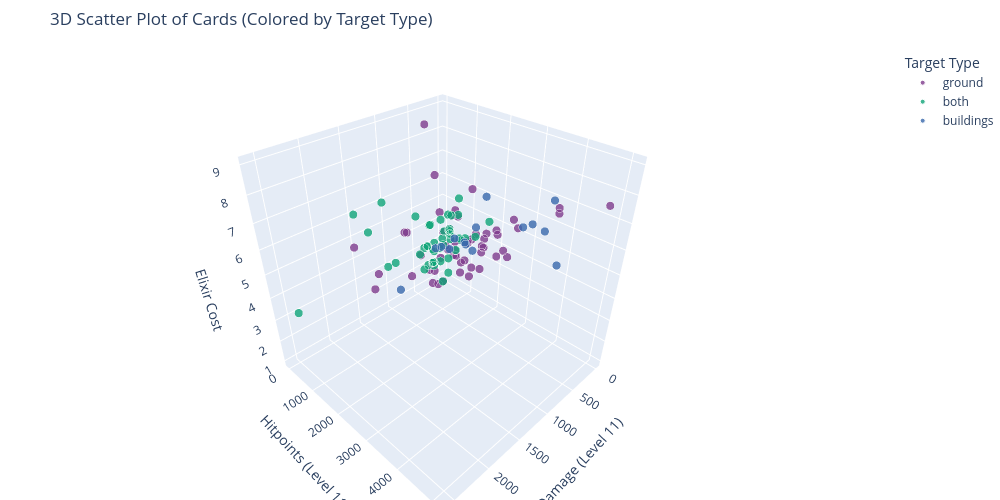

This figure's notebook cell:
### Markdown cell above
## Examine Card Data

### Code cell
# Interactive 3D scatterplot of numerical data, color-coded by its target type. Can toggle which datapoints to view by their target type via clicking on the legend.
fig = px.scatter_3d(
    cards_df,
    x='damage11',
    y='hitpoints11',
    z='elixirCost',
    color='targets',
    hover_name='name',
    hover_data=[
        'type',
        'rarity',
        'elixirCost',
    ],
    labels={
        'elixirCost': 'Elixir Cost',
        'damage11': 'Damage (Level 11)',
        'hitpoints11': 'Hitpoints (Level 11)',
        'targets': 'Target Type',
    },
    title='3D Scatter Plot of Cards (Colored by Target Type)',
    color_discrete_sequence=px.colors.qualitative.Bold,
)

fig.update_traces(
    marker=dict(
        size=5,
        opacity=0.8,
        line=dict(
            width=1, color='white'
        )
    )
)

fig.update_layout(margin=dict(l=0, r=0, b=0, t=50), width=1000, height=500)
#fig.write_html('./graphs/3d_scatter_plot_of_cards.html')
fig.show()

# all cards appear to be above the z=x+y plane

### Figure 1 — Plotly figure (JSON) as saved in the notebook; plotly's stock layout.template omitted (floating-point values rounded to 4 significant figures)
{"data": [{"customdata": [["troop", "common"], ["troop", "common"], ["troop", "epic"], ["troop", "common"], ["troop", "epic"], ["troop", "common"], ["troop", "rare"], ["troop", "epic"], ["troop", "common"], ["troop", "epic"], ["troop", "rare"], ["troop", "epic"], ["troop", "epic"], ["troop", "rare"], ["troop", "common"], ["troop", "common"], ["troop", "legendary"], ["troop", "legendary"], ["troop", "epic"], ["troop", "rare"], ["troop", "common"], ["troop", "common"], ["troop", "legendary"], ["troop", "common"], ["troop", "legendary"], ["troop", "rare"], ["troop", "common"], ["troop", "legendary"], ["troop", "rare"], ["troop", "legendary"], ["troop", "champion"], ["troop", "rare"], ["troop", "rare"], ["troop", "champion"], ["troop", "champion"], ["troop", "champion"], ["troop", "champion"], ["troop", "legendary"], ["troop", "common"], ["troop", "epic"], ["troop", "champion"], ["troop", "rare"], ["troop", "legendary"], ["troop", "rare"], ["troop", "champion"], ["troop", "epic"], ["troop", "common"], ["troop", "champion"], ["building", "common"], ["building", "rare"], ["building", "rare"], ["building", "rare"], ["building", "rare"], ["building", "rare"], ["building", "rare"], ["building", "epic"]], "hovertemplate": "<b>%{hovertext}</b><br><br>Target Type=ground<br>Damage (Level 11)=%{x}<br>Hitpoints (Level 11)=%{y}<br>Elixir Cost=%{z}<br>type=%{customdata[0]}<br>rarity=%{customdata[1]}<extra></extra>", "hovertext": ["Knight", "Goblins", "P.E.K.K.A", "Barbarians", "Golem", "Skeletons", "Valkyrie", "Skeleton Army", "Bomber", "Prince", "Mini P.E.K.K.A", "Guards", "Dark Prince", "Three Musketeers", "Ice Spirit", "Fire Spirit", "Miner", "Sparky", "Bowler", "Ice Golem", "Goblin Gang", "Elite Barbarians", "Bandit", "Royal Recruits", "Royal Ghost", "Zappies", "Rascals", "Mega Knight", "Royal Hogs", "Fisherman", "Mighty Miner", "Elixir Golem", "Battle Healer", "Skeleton King", "Archer Queen", "Golden Knight", "Monk", "Mother Witch", "Electro Spirit", "Electro Giant", "Little Prince", "Goblin Demolisher", "Goblin Machine", "Suspicious Bush", "Goblinstein", "Rune Giant", "Berserker", "Boss Bandit", "Cannon", "Goblin Hut", "Bomb Tower", "Barbarian Hut", "Elixir Collector", "Tombstone", "Goblin Cage", "Goblin Drill"], "legendgroup": "ground", "marker": {"color": "rgb(127, 60, 141)", "line": {"color": "white", "width": 1}, "opacity": 0.8, "size": 5, "symbol": "circle"}, "mode": "markers", "name": "ground", "scene": "scene", "showlegend": true, "type": "scatter3d", "x": [202.0, 360.0, 816.0, 960.0, 312.0, 243.0, 267.0, 1215.0, 327.0, 392.0, 720.0, 108.0, 1240.0, 654.0, 110.0, 207.0, 193.0, 1331.0, 288.0, 84.0, 522.0, 726.0, 193.0, 532.0, 261.0, 252.0, 399.0, 268.0, 268.0, 193.0, 40.0, 254.0, 148.0, 204.0, 225.0, 161.0, 140.0, 133.0, 99.0, 163.0, 104.0, 186.0, 212.0, 256.0, 128.0, 120.0, 102.0, 245.0, 202.0, 517.0, 222.0, 1920.0, 0.0, 1458.0, 318.0, 120.0], "y": [1766.0, 202.0, 3760.0, 670.0, 5120.0, 81.0, 1907.0, 81.0, 332.0, 1920.0, 1361.0, 337.0, 1440.0, 721.0, 230.0, 230.0, 1210.0, 1451.0, 2081.0, 1198.0, 202.0, 1341.0, 906.0, 787.0, 1210.0, 529.0, 2201.0, 3993.0, 837.0, 870.0, 2250.0, 1569.0, 1717.0, 2298.0, 1000.0, 1799.0, 2150.0, 529.0, 230.0, 3855.0, 698.0, 1300.0, 2304.0, 81.0, 721.0, 2508.0, 896.0, 2803.0, 824.0, 1228.0, 1356.0, 1164.0, 1070.0, 529.0, 1080.0, 1313.0], "z": [3.0, 2.0, 7.0, 5.0, 8.0, 1.0, 4.0, 3.0, 2.0, 5.0, 4.0, 3.0, 4.0, 9.0, 1.0, 1.0, 3.0, 6.0, 5.0, 2.0, 3.0, 6.0, 3.0, 7.0, 3.0, 4.0, 5.0, 7.0, 5.0, 3.0, 4.0, 3.0, 4.0, 4.0, 5.0, 4.0, 5.0, 4.0, 1.0, 7.0, 3.0, 4.0, 5.0, 2.0, 5.0, 4.0, 2.0, 6.0, 3.0, 4.0, 4.0, 6.0, 6.0, 3.0, 4.0, 4.0]}, {"customdata": [["troop", "common"], ["troop", "common"], ["troop", "epic"], ["troop", "rare"], ["troop", "epic"], ["troop", "rare"], ["troop", "common"], ["troop", "common"], ["troop", "legendary"], ["troop", "legendary"], ["troop", "legendary"], ["troop", "rare"], ["troop", "rare"], ["troop", "legendary"], ["troop", "epic"], ["troop", "epic"], ["troop", "legendary"], ["troop", "common"], ["troop", "rare"], ["troop", "legendary"], ["troop", "epic"], ["troop", "common"], ["troop", "common"], ["troop", "legendary"], ["building", "rare"], ["building", "common"], ["troop", "rare"], ["spell", "rare"], ["spell", "common"], ["spell", "epic"], ["spell", "rare"], ["spell", "epic"], ["spell", "epic"], ["spell", "epic"], ["spell", "common"], ["spell", "epic"], ["spell", "legendary"], ["spell", "legendary"], ["spell", "epic"], ["spell", "epic"], ["spell", "rare"], ["spell", "epic"], ["troop", "rare"], ["spell", "common"], ["spell", "common"], ["spell", "epic"], ["spell", "epic"], ["troop", "legendary"], ["spell", "epic"]], "hovertemplate": "<b>%{hovertext}</b><br><br>Target Type=both<br>Damage (Level 11)=%{x}<br>Hitpoints (Level 11)=%{y}<br>Elixir Cost=%{z}<br>type=%{customdata[0]}<br>rarity=%{customdata[1]}<extra></extra>", "hovertext": ["Archers", "Minions", "Witch", "Musketeer", "Baby Dragon", "Wizard", "Spear Goblins", "Minion Horde", "Ice Wizard", "Princess", "Inferno Dragon", "Mega Minion", "Dart Goblin", "Electro Wizard", "Hunter", "Executioner", "Night Witch", "Bats", "Flying Machine", "Magic Archer", "Electro Dragon", "Firecracker", "Skeleton Dragons", "Phoenix", "Inferno Tower", "Tesla", "Furnace", "Fireball", "Arrows", "Rage", "Rocket", "Goblin Barrel", "Freeze", "Lightning", "Zap", "Poison", "Graveyard", "The Log", "Tornado", "Clone", "Earthquake", "Barbarian Barrel", "Heal Spirit", "Giant Snowball", "Royal Delivery", "Void", "Goblin Curse", "Spirit Empress", "Vines"], "legendgroup": "both", "marker": {"color": "rgb(17, 165, 121)", "line": {"color": "white", "width": 1}, "opacity": 0.8, "size": 5, "symbol": "circle"}, "mode": "markers", "name": "both", "scene": "scene", "showlegend": true, "type": "scatter3d", "x": [214.0, 306.0, 265.0, 218.0, 160.0, 279.0, 243.0, 612.0, 90.0, 169.0, 36.0, 311.0, 120.0, 232.0, 848.0, 617.0, 314.0, 405.0, 171.0, 134.0, 192.0, 320.0, 161.0, 217.0, 42.0, 230.0, 2580.0, 242.0, 294.0, 179.0, 1484.0, 360.0, 41.0, 1056.0, 192.0, 256.0, 1296.0, 290.0, 168.0, 0.0, 888.0, 224.0, 110.0, 192.0, 437.0, 1020.0, 210.0, 307.0, 306.0], "y": [304.0, 230.0, 839.0, 721.0, 1152.0, 755.0, 133.0, 230.0, 688.0, 261.0, 1295.0, 837.0, 261.0, 714.0, 885.0, 1280.0, 906.0, 81.0, 614.0, 529.0, 949.0, 304.0, 560.0, 1052.0, 1748.0, 1152.0, 727.0, 0.0, 0.0, 0.0, 0.0, 0.0, 0.0, 0.0, 0.0, 0.0, 0.0, 0.0, 0.0, 0.0, 0.0, 670.0, 230.0, 0.0, 787.0, 0.0, 0.0, 1177.0, 0.0], "z": [3.0, 3.0, 5.0, 4.0, 4.0, 5.0, 2.0, 5.0, 3.0, 3.0, 4.0, 3.0, 3.0, 4.0, 4.0, 5.0, 4.0, 2.0, 4.0, 4.0, 5.0, 3.0, 4.0, 4.0, 5.0, 4.0, 4.0, 4.0, 3.0, 2.0, 6.0, 3.0, 4.0, 6.0, 2.0, 4.0, 5.0, 2.0, 3.0, 3.0, 3.0, 2.0, 1.0, 2.0, 3.0, 3.0, 2.0, 6.0, 3.0]}, {"customdata": [["troop", "rare"], ["troop", "epic"], ["troop", "epic"], ["troop", "rare"], ["troop", "common"], ["troop", "legendary"], ["troop", "legendary"], ["troop", "rare"], ["troop", "legendary"], ["troop", "epic"], ["troop", "common"], ["troop", "epic"], ["troop", "epic"], ["building", "common"], ["building", "epic"]], "hovertemplate": "<b>%{hovertext}</b><br><br>Target Type=buildings<br>Damage (Level 11)=%{x}<br>Hitpoints (Level 11)=%{y}<br>Elixir Cost=%{z}<br>type=%{customdata[0]}<br>rarity=%{customdata[1]}<extra></extra>", "hovertext": ["Giant", "Balloon", "Giant Skeleton", "Hog Rider", "Royal Giant", "Lava Hound", "Lumberjack", "Battle Ram", "Ram Rider", "Cannon Cart", "Skeleton Barrel", "Wall Breakers", "Goblin Giant", "Mortar", "X-Bow"], "legendgroup": "buildings", "marker": {"color": "rgb(57, 105, 172)", "line": {"color": "white", "width": 1}, "opacity": 0.8, "size": 5, "symbol": "circle"}, "mode": "markers", "name": "buildings", "scene": "scene", "showlegend": true, "type": "scatter3d", "x": [254.0, 960.0, 208.0, 318.0, 307.0, 54.0, 242.0, 265.0, 266.0, 892.0, 133.0, 962.0, 176.0, 266.0, 32.0], "y": [4090.0, 1679.0, 3617.0, 1697.0, 3164.0, 3581.0, 1282.0, 967.0, 1697.0, 1730.0, 532.0, 330.0, 3233.0, 1369.0, 1600.0], "z": [5.0, 5.0, 6.0, 4.0, 6.0, 7.0, 4.0, 4.0, 5.0, 5.0, 3.0, 2.0, 6.0, 4.0, 6.0]}], "layout": {"height": 500, "legend": {"title": {"text": "Target Type"}, "tracegroupgap": 0}, "margin": {"b": 0, "l": 0, "r": 0, "t": 50}, "scene": {"domain": {"x": [0, 1], "y": [0, 1]}, "xaxis": {"title": {"text": "Damage (Level 11)"}}, "yaxis": {"title": {"text": "Hitpoints (Level 11)"}}, "zaxis": {"title": {"text": "Elixir Cost"}}}, "title": {"text": "3D Scatter Plot of Cards (Colored by Target Type)"}, "width": 1000}}
